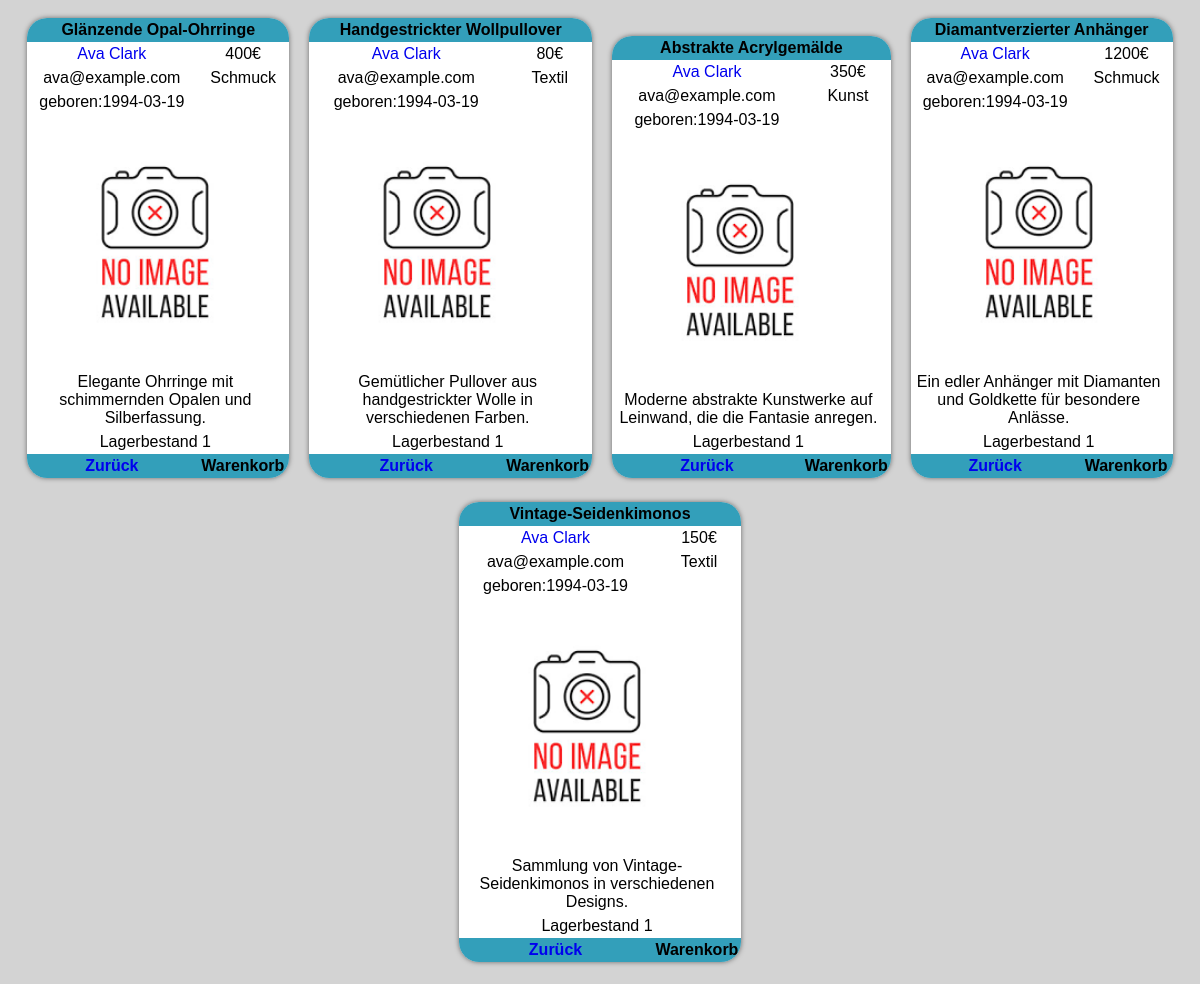
The app's page /Product/product.php?artist_name=Ava Clark with its own data.
### tables this page shows
CREATE TABLE `products` (
  `id` int(11) NOT NULL,
  `pname` varchar(50) NOT NULL,
  `description` text NOT NULL,
  `img_path` varchar(60) DEFAULT NULL,
  `price` int(11) NOT NULL,
  `artist_name` varchar(20) NOT NULL,
  `category` varchar(10) NOT NULL,
  `available` tinyint(1) NOT NULL
);

CREATE TABLE `artists` (
  `name` varchar(20) NOT NULL,
  `email` varchar(40) NOT NULL,
  `date_of_birth` date NOT NULL
);

### Product/product.php (the view, shortened to what this page needs)
<!DOCTYPE html>
<html lang="en">
<head>
    <link href="../tebllen.css" rel="stylesheet" type="text/css" media="screen" />
</head>
<body>
<div class="container">
<?php
require("../php/connection.php");
if($_GET["id"] > 0){
$sql = "SELECT * FROM products join artists on  products.artist_name = artists.name where products.id = '".$connection->real_escape_string($_GET['id']). "'" ;
}
else{
    $sql = "SELECT * FROM products join artists on  products.artist_name = artists.name where products.artist_name = '".$connection->real_escape_string($_GET['artist_name']). "'" ;
}
$result = $connection->query($sql);
if ($result) {
    while ($row = $result->fetch_assoc()) {
        if(!file_exists("../Bildes/" . $row['img_path']) || empty($row['img_path'])){
        $row['img_path'] = 'noimage.png';
        }
        echo "<div class='klick'>";
        echo "<a href='?id=$row[id]'> ";
                    echo "<table class='choice_table' cellspacing=0 cellpadding=0>";
                        echo '<tr>';
                        echo '<th colspan="4">' . $row['pname'] . '</th>';
                    echo '</tr>';
                    echo '<tr class="cell">';
                        echo '<td><a href="?artist_name='.$row['artist_name'].'">' . $row['artist_name'] . '</a></td>';
                        echo '<td></td>';
                        echo '<td>' . $row['price'] . '€</td>';
                    echo '</tr>';
                    echo '<tr>';
                        echo '<td>' . $row['email'] . '</td>';
                        echo '<td></td>';
                        echo '<td>' . $row['category'] . '</td>';
                    echo '</tr>';
                    echo '<tr>';
                        echo '<td>geboren:' . $row['date_of_birth'] . '<td>';
                        echo '<td></td>';
                        echo '<td></td>';
                    echo '</tr>';
                    echo '<tr>';
                        echo '<td colspan="3"><div class = "product_image" style="background-image:url(../Bildes/' . $row['img_path'] . ');"></div></td>';
                    echo '</tr>';
                    echo '<tr>';
                        echo '<td colspan="3">' . $row['description'] . '</td>';
                    echo '</tr>';
                    echo '<tr>';
                        if ($row['available'] == 1) {
                            echo '<td colspan="3">Lagerbestand '. $row['available'].'</td>'; }
                        else {
                            echo'<td colspan="3">Nicht auf Lager </td>';}
                    echo '</tr>';
                    echo '<tr>';
                        echo '<th colspan="1"><a href="javascript:history.back()">Zurück</a></th>';
                        echo '<th colspan="3"><a onclick="addToProductsList('.$row['id'].')" >Warenkorb</a></th>';
                    echo '</tr>';
                echo "</table>";
                echo "</a>";
                echo "</div>";
}
}
?>
</div>
</body>
</html>

### tebllen.css (style rules this page uses)
body { font-family: Arial, Helvetica, sans-serif; background-color: lightgrey; }
.container { text-align:center ; width: 100%; height: 100%; }
.choice_table { position: relative; text-align: center; width: 15%; background-color: white; border-radius: 20px; box-shadow: 0px 0px 5px rgba(0,0,0,0.5); overflow: hidden; margin: 0; padding: 0; }
.choice_table th { background-color:rgb(0, 136, 169, 0.8); margin: 0; padding: 3px; }
.choice_table td { margin: 0; padding: 3px; }
a { text-decoration: none; cursor: pointer; }
.cell { text-align: center; }
.choice_table { width: 250px; text-decoration: none; color: #000; }
.product_image { width: 250px; height: 250px; background-size: cover; background-repeat: no-repeat; background-position: center center; }
.klick { margin-right: 45%; display: inline-block; margin: 10px; cursor: pointer; transition: all 0.5s; }

### records on screen
products: pname "Glänzende Opal-Ohrringe", artist_name "Ava Clark", price "400", artists.email "ava@example.com", category "Schmuck", artists.date_of_birth "1994-03-19", description "Elegante Ohrringe mit schimmernden Opalen und Silberfassung.", available "1"
products: pname "Handgestrickter Wollpullover", artist_name "Ava Clark", price "80", artists.email "ava@example.com", category "Textil", artists.date_of_birth "1994-03-19", description "Gemütlicher Pullover aus handgestrickter Wolle in verschiedenen Farben.", available "1"
products: pname "Abstrakte Acrylgemälde", artist_name "Ava Clark", price "350", artists.email "ava@example.com", category "Kunst", artists.date_of_birth "1994-03-19", description "Moderne abstrakte Kunstwerke auf Leinwand, die die Fantasie anregen.", available "1"
products: pname "Diamantverzierter Anhänger", artist_name "Ava Clark", price "1200", artists.email "ava@example.com", category "Schmuck", artists.date_of_birth "1994-03-19", description "Ein edler Anhänger mit Diamanten und Goldkette für besondere Anlässe.", available "1"
products: pname "Vintage-Seidenkimonos", artist_name "Ava Clark", price "150", artists.email "ava@example.com", category "Textil", artists.date_of_birth "1994-03-19", description "Sammlung von Vintage-Seidenkimonos in verschiedenen Designs.", available "1"
